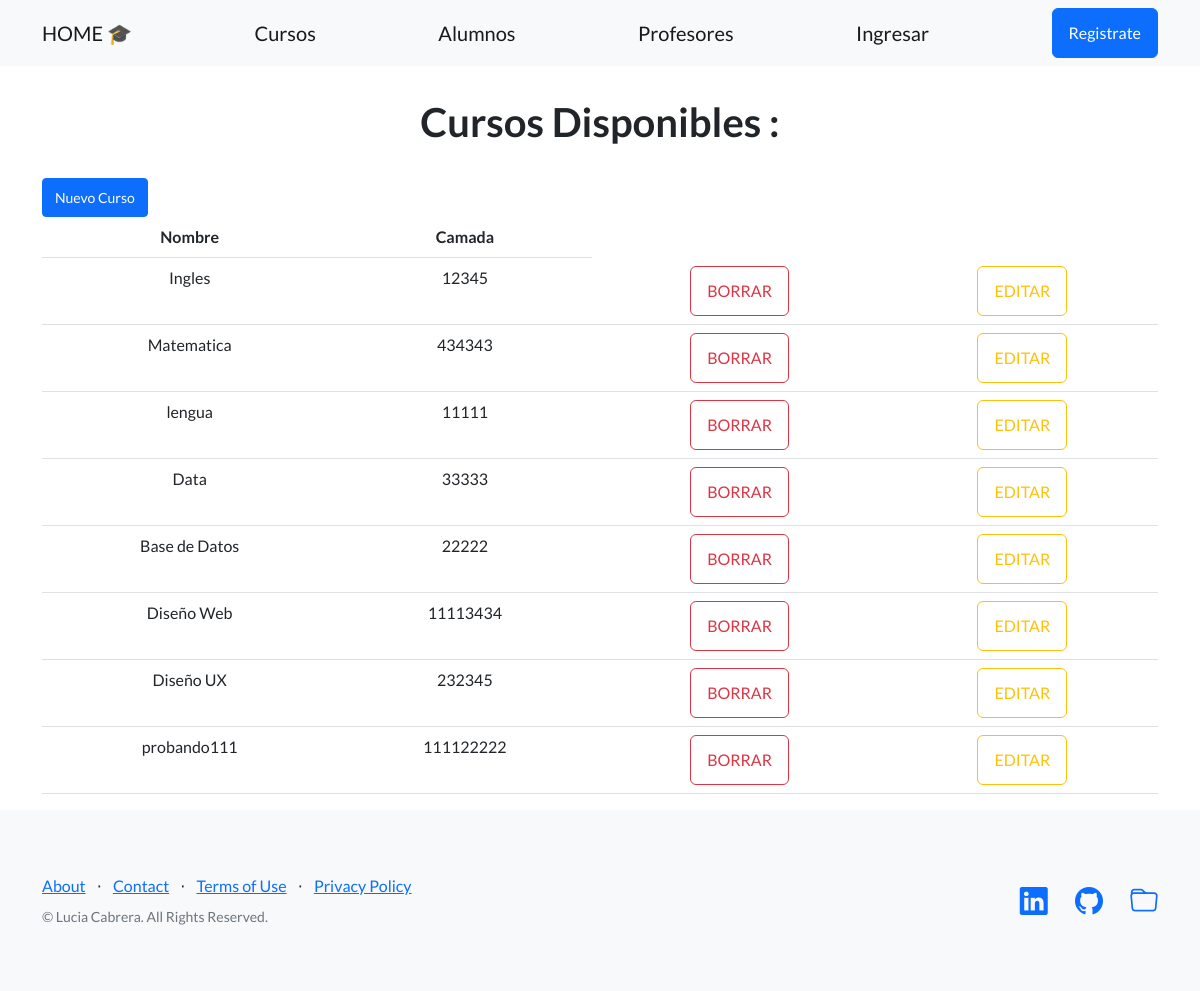
The app's page /AppCoder/ver_cursos, older data.
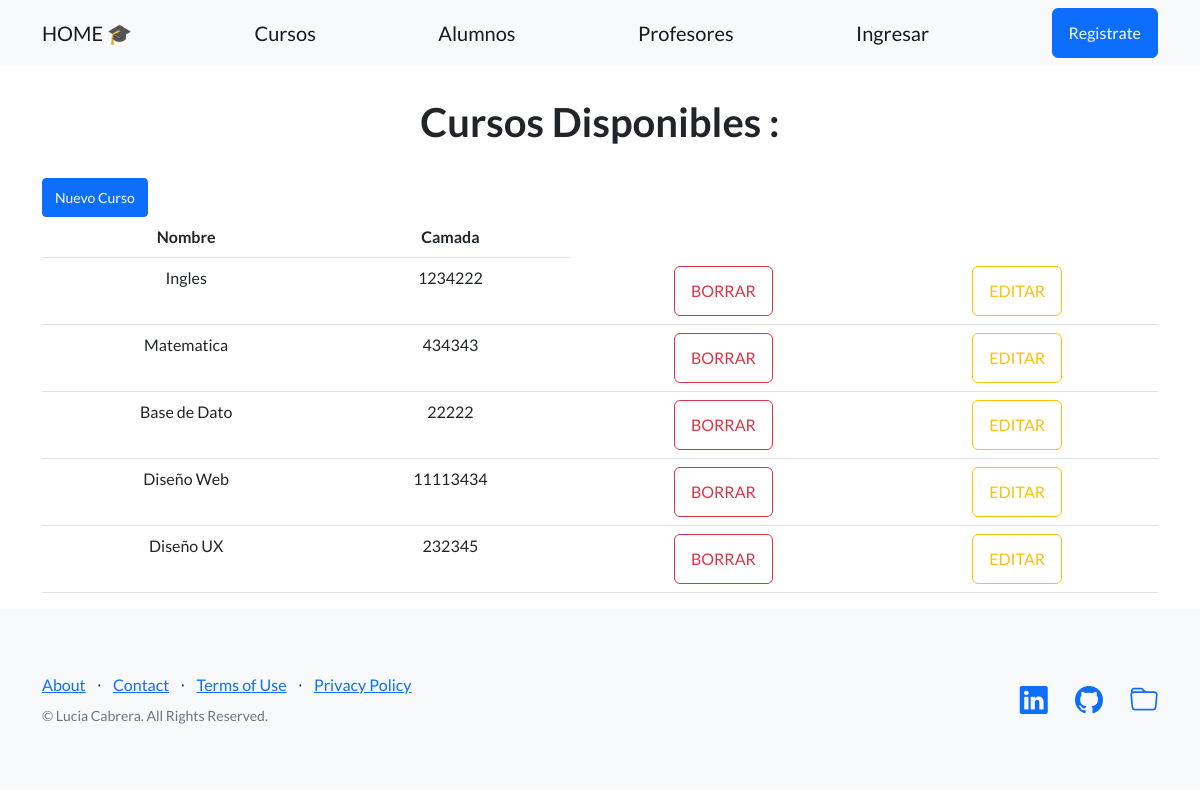
The same page, newer data.
### AppCoder/models.py (models this page shows, shortened)
class Curso (models.Model):
    nombre = models.CharField(max_length = 100)
    camada = models.IntegerField()

### AppCoder/views.py (the view)
# urls.py: path('ver_cursos', views.ver_cursos , name="cursos"),
def ver_cursos (request):
    cursos = Curso.objects.all()
    dicc =  {"cursos":cursos }
    plantilla = loader.get_template("ver_cursos.html")
    respuesta = plantilla.render(dicc)
    return HttpResponse(respuesta)

### AppCoder/templates/ver_cursos.html (shortened to what this page needs)
{% extends 'padre.html' %}
{% load static %}
{% block contenido %}
    <main class="container">
        <h1 class="text-center title" style="margin: 2rem">Cursos Disponibles : </h1>
        <a href="alta_curso" class="btn btn-primary btn-sm">Nuevo Curso</a>
        <table class="table text-center"  id="tabla_cursos">
            <thead>
                <tr>
                    <th>Nombre</th>
                    <th>Camada</th>
                </tr>
            </thead>
            <tbody>
                {% for n in cursos %}
                    <tr>
                        <td>{{n.nombre}}</td>
                        <td>{{n.camada}}</td>
                        <td><a href="{% url 'eliminar_curso' n.id %}" class="btn btn-outline-danger">BORRAR</a></td>
                        <td><a href="{% url 'editar_curso' n.id %}" class="btn btn-outline-warning">EDITAR</a></td>
                        </tr>
                {% endfor %}
            </tbody>
        </table>
    </main>
{% endblock %}

Row changes from the older to the newer data that the page shows:
removed Curso: nombre "lengua", camada "11111"
removed Curso: nombre "Data", camada "33333"
removed Curso: nombre "probando111", camada "111122222"
changed Curso "Ingles": camada "12345" → "1234222"
changed Curso: nombre "Base de Datos" → "Base de Dato"
